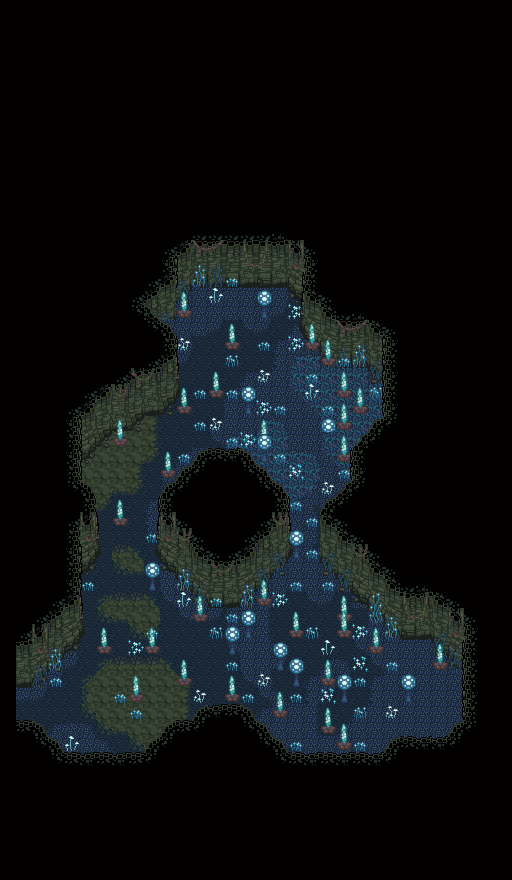

This is a level from a 2D game, rendered from its Tiled map with the project's own tilesets. A one-line summary and the map file follow, with tile-layer data summarised:
An orthogonal 32x55 tile map with 16x16 px tiles, 5 tile layers (Natural Lower Chip, Natural Walls, Natural Upper Chip, Natural Wall Sidings, ...), 3 hidden layers not drawn, 2 tilesets and 12 objects (11x Event, warper).

<map version="1.0" orientation="orthogonal" renderorder="right-down" width="32" height="55" tilewidth="16" tileheight="16" nextobjectid="59">
 <tileset firstgid="1" source="../tilesets/natural.tsx" />
 <tileset firstgid="481" source="../tilesets/artificial.tsx" />
 <layer name="Artificial Lower Chip" width="32" height="55" visible="0">
  <properties>
   <property name="z" value="0.0" />
  </properties>
  <data>[1760 cells, 1748 non-empty, 51 distinct tile ids]</data>
 </layer>
 <layer name="Natural Lower Chip" width="32" height="55">
  <properties>
   <property name="alt" value="true" />
   <property name="z" value="0.0" />
  </properties>
  <data>[1760 cells, 1760 non-empty, 31 distinct tile ids]</data>
 </layer>
 <layer name="Natural Walls" width="32" height="55">
  <properties>
   <property name="alt" value="true" />
   <property name="z" value=".1" />
  </properties>
  <data>[1760 cells, 283 non-empty, 48 distinct tile ids]</data>
 </layer>
 <layer name="Artificial Upper Chip" width="32" height="55" visible="0">
  <properties>
   <property name="z" value=".5" />
  </properties>
  <data>[1760 cells, 113 non-empty, 42 distinct tile ids]</data>
 </layer>
 <layer name="Natural Upper Chip" width="32" height="55">
  <properties>
   <property name="alt" value="true" />
   <property name="z" value=".5" />
  </properties>
  <data>[1760 cells, 115 non-empty, 12 distinct tile ids]</data>
 </layer>
 <layer name="Natural Wall Sidings" width="32" height="55">
  <properties>
   <property name="alt" value="true" />
   <property name="z" value=".2" />
  </properties>
  <data>[1760 cells, 78 non-empty, 23 distinct tile ids]</data>
 </layer>
 <objectgroup name="Object Layer">
  <properties>
   <property name="z" value=".5" />
  </properties>
  <object id="39" name="arrow" type="Event" x="480" y="288" width="16" height="16">
   <properties>
    <property name="appearance" value="4dir_arrow" />
    <property name="face" value="EAST" />
   </properties>
  </object>
  <object id="40" name="arrow" type="Event" x="0" y="672" width="16" height="16">
   <properties>
    <property name="appearance" value="4dir_arrow" />
    <property name="face" value="WEST" />
   </properties>
  </object>
  <object id="41" name="tele" type="Event" x="0" y="688" width="16" height="32">
   <properties>
    <property name="onCollide" value="teleport('sector2/2a.tmx', 22, 14)" />
   </properties>
  </object>
  <object id="42" name="arrow" type="Event" x="0" y="688" width="16" height="16">
   <properties>
    <property name="appearance" value="4dir_arrow" />
    <property name="face" value="WEST" />
   </properties>
  </object>
  <object id="43" name="arrow" type="Event" x="480" y="304" width="16" height="16">
   <properties>
    <property name="appearance" value="4dir_arrow" />
    <property name="face" value="EAST" />
   </properties>
  </object>
  <object id="48" name="Warper" type="warper" x="304" y="544" width="16" height="16">
   <properties>
    <property name="appearance" value="anim_warper" />
    <property name="movable" value="" />
    <property name="period" value=".6" />
    <property name="radius1" value="80" />
    <property name="radius2" value="82" />
   </properties>
  </object>
  <object id="49" name="arrow" type="Event" x="432" y="848" width="16" height="16">
   <properties>
    <property name="appearance" value="4dir_arrow" />
    <property name="face" value="SOUTH" />
   </properties>
  </object>
  <object id="50" name="arrow" type="Event" x="448" y="848" width="16" height="16">
   <properties>
    <property name="appearance" value="4dir_arrow" />
    <property name="face" value="SOUTH" />
   </properties>
  </object>
  <object id="51" name="tele" type="Event" x="432" y="848" width="32" height="16">
   <properties>
    <property name="onCollide" value="teleport('sector2/3b.tmx', 10, 6)" />
   </properties>
  </object>
  <object id="52" name="tele" type="Event" x="480" y="304" width="16" height="32">
   <properties>
    <property name="onCollide" value="teleport('sector2/2c.tmx', 1, 23)" />
   </properties>
  </object>
  <object id="57" name="Trigger" type="Event" x="272" y="499" width="80" height="16">
   <properties>
    <property name="hide" value="return getSwitch('radio06')" />
    <property name="onCollide" value="play('radio06.lua')" />
   </properties>
  </object>
  <object id="58" name="Trigger" type="Event" x="256" y="579" width="96" height="16">
   <properties>
    <property name="hide" value="return getSwitch('radio06')" />
    <property name="onCollide" value="play('radio06.lua')" />
   </properties>
  </object>
 </objectgroup>
 <layer name="Artificial Overhead Chip" width="32" height="55" visible="0">
  <properties>
   <property name="z" value="1.5" />
  </properties>
  <data>[1760 cells, 0 non-empty, 0 distinct tile ids]</data>
 </layer>
 <layer name="Natural Overhead Chip" width="32" height="55">
  <properties>
   <property name="alt" value="true" />
   <property name="z" value="1.5" />
  </properties>
  <data>[1760 cells, 43 non-empty, 3 distinct tile ids]</data>
 </layer>
</map>
